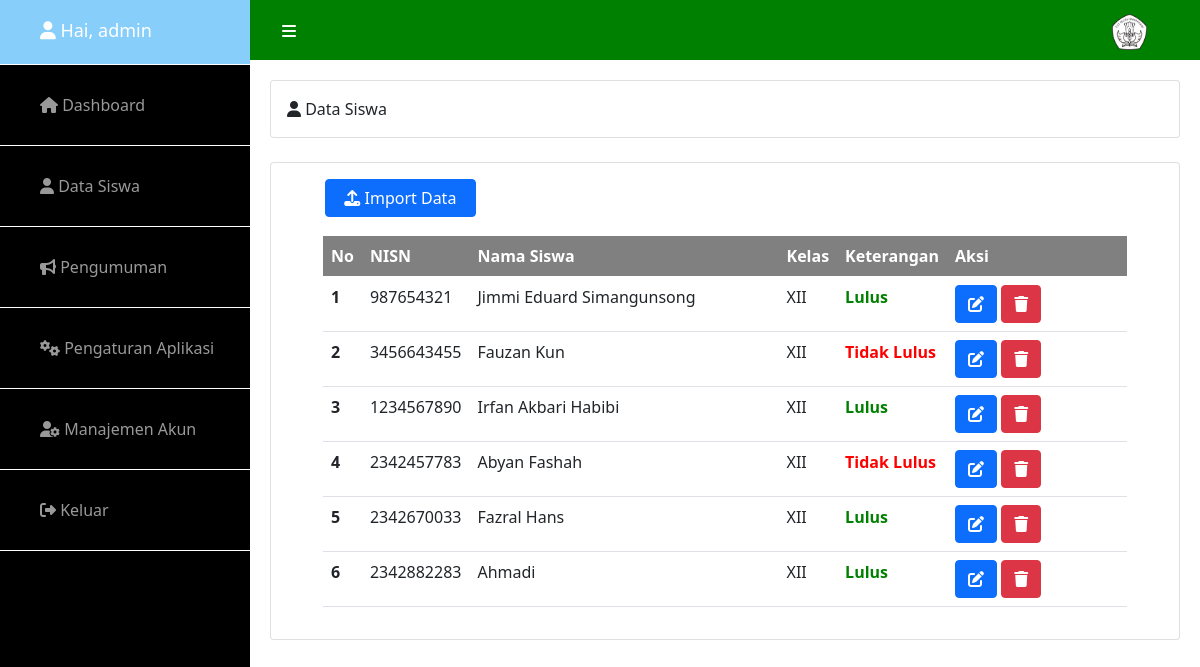
The page /admin/dashboard.php?hal=siswa (signed in) on the database its author committed.
### tables this page shows
CREATE TABLE `siswa` (
  `id` int(11) NOT NULL,
  `nisn` varchar(30) NOT NULL,
  `nama_siswa` varchar(255) NOT NULL,
  `kelas` varchar(10) NOT NULL,
  `keterangan` varchar(20) NOT NULL,
  `status` int(2) NOT NULL
);

### admin/menu/siswa/siswa.php (the view, shortened to what this page needs)
<div class="card">
    <div class="card-body">
        <i class="fas fa-user"></i> Data Siswa
    </div>
</div>
<br>
<div class="card">
    <div class="card-body">
        <div class="container-fluid">
            <div class="row">
                <button class="btn btn-primary btn-rounded" style="width: 4cm; margin-left:1cm; margin-bottom:0.5cm" data-bs-toggle="modal" data-bs-target="#tambahUser">
                    <i class="fas fa-upload"></i> Import Data
                </button>
                <div class="col-lg-12">
                    <section class="ftco-section">
                        <div class="container">
                            <div class="row">
                                <div class="col-md-12">
                                    <div class="table-wrap">
                                        <table class="table">
                                            <thead class="thead-primary" style="background: grey; color:white;">
                                                <tr>
                                                    <th>No</th>
                                                    <th>NISN</th>
                                                    <th style="width: 10cm;">Nama Siswa</th>
                                                    <th>Kelas</th>
                                                    <th>Keterangan</th>
                                                    <th style="width: 6cm;">Aksi</th>
                                                </tr>
                                            </thead>
                                            <tbody>
                                                <?php
                                                $query = mysqli_query($koneksi, "SELECT * FROM siswa ORDER BY id ASC");
                                                $no = 0;
                                                while ($data = mysqli_fetch_array($query)) {
                                                    $no++;
                                                ?>
                                                    <tr>
                                                        <th scope="row"><?= $no ?></th>
                                                        <td><?= $data['nisn'] ?></td>
                                                        <td><?= $data['nama_siswa'] ?></td>
                                                        <td><?= $data['kelas'] ?></td>
                                                            <?php if ($data['keterangan'] == 1) { ?>
                                                                <td style="color:green;font-weight:bold">Lulus</td>
                                                            <?php } else { ?>
                                                                <td style="color:red;font-weight:bold">Tidak Lulus</td>
                                                            <?php }
                                                            ?>
                                                        <td class="aks">
                                                            <button class="btn btn-primary btn-rounded" data-bs-toggle="modal" data-bs-target="#exampleModal<?= $no ?>">
                                                                <i class="fas fa-edit"></i>
                                                            </button>
                                                            <button class="btn btn-danger btn-rounded" data-bs-toggle="modal" data-bs-target="#deleteModal<?= $no ?>">
                                                                <i class="fas fa-trash"></i>
                                                            </button>
                                                        </td>
                                                    </tr>
                                                <?php
                                                }
                                                ?>
                                            </tbody>
                                        </table>
                                    </div>
                                </div>
                            </div>
                        </div>
                    </section>
                </div>
            </div>
        </div>
    </div>
</div>

### admin/dashboard.php (shortened to what this page needs)
<?php
include "../config/koneksi.php";
if (!isset( $_SESSION['username'])) {
    header('location:login.php');
} else {
    $user = $_SESSION['username'];
}
?>
<!DOCTYPE html>
<html lang="en">
<head>
    <link href="https://cdn.jsdelivr.net/npm/bootstrap@5.0.1/dist/css/bootstrap.min.css" rel="stylesheet">
    <link href="../assets/css/admin.css" rel="stylesheet">
</head>
<body>
    <div id="wrapper" class="">
    <nav class="navigasi navbar nav-fixed">
        <div class="container-fluid">
            <a href="#menu-toggle" id="menu-toggle"><i class="fas fa-bars"></i></a>
            <a class="navbar-brand" href="#">
                <img src="../assets/img/tutwuri.png" alt="" width="35" class="d-inline-block align-text-top">
            </a>
        </div>
    </nav>
        <div id="sidebar-wrapper">
            <ul class="sidebar-nav">
                <li class="sidebar-brand" style="padding-bottom: 15px;
    padding-top: 0px;">
                    <a href="#"><i class="fas fa-user"></i> Hai,
                        <?= $user;  ?>
                    </a>
                </li>
                <li>
                    <a href="?hal=home"><i class="fas fa-home"></i> Dashboard</a>
                </li>
                <li>
                    <a href="?hal=siswa"><i class="fas fa-user"></i> Data Siswa</a>
                </li>
                <li>
                    <a href="?hal=pengumuman"><i class="fas fa-bullhorn"></i> Pengumuman</a>
                </li>
                <li>
                    <a href="?hal=settings"><i class="fas fa-cogs"></i> Pengaturan Aplikasi</a>
                </li>
                <li>
                    <a href="?hal=user"><i class="fas fa-user-cog"></i> Manajemen Akun</a>
                </li>
                <li>
                    <a href="logout.php"><i class="fas fa-sign-out-alt"></i> Keluar</a>
                </li>
            </ul>
        </div>
        <div id="page-content-wrapper">
            <?php include "menu.php" ?>
        </div>
    </div>
</body>
</html>

### admin/menu.php (shortened to what this page needs)
<?php
   $halaman = array("home","siswa","user","pengumuman","settings");
   if(isset($_GET['hal'])) $hal = $_GET['hal'];
   else $hal = "home";
   foreach($halaman as $h){
      if($hal == $h){
         include "menu/$h/$h.php";
         break;
      }
   }

### assets/css/admin.css (style rules this page uses)
#wrapper { padding-left: 0; -webkit-transition: all 0.5s ease; -moz-transition: all 0.5s ease; -o-transition: all 0.5s ease; transition: all 0.5s ease; }
#sidebar-wrapper { z-index: 1000; position: fixed; left: 250px; top: 0; width: 0; height: 100%; margin-left: -250px; overflow-y: auto; background: #000; -webkit-transition: all 0.5s ease; -moz-transition: all 0.5s ease; -o-transition: all 0.5s ease; transition: all 0.5s ease; }
#page-content-wrapper { width: 100%; position: absolute; padding: 15px; }
.sidebar-nav { position: absolute; top: 0; width: 250px; margin: 0; padding: 0; list-style: none; }
.sidebar-nav li { text-indent: 20px; border-bottom: 1px solid white; line-height: 40px; padding-bottom: 20px; padding-top: 20px; }
.sidebar-nav li a { display: block; text-decoration: none; color: #999999; }
.sidebar-nav > .sidebar-brand { background: lightskyblue; height: 65px; font-size: 18px; line-height: 60px; }
.sidebar-nav > .sidebar-brand a { color: white; }
.navigasi { background: green; height: 60px; padding-left: 20px; padding-right: 25px; }
.navbar a { text-decoration: none; color: white; }
.btn { text-transform: none !important; }
@media (min-width:768px) { #wrapper { padding-left: 250px; } }
@media (min-width:768px) { #sidebar-wrapper { width: 250px; } }
@media (min-width:768px) { #page-content-wrapper { padding: 20px; position: relative; } }

### rows shown on the page
siswa: nisn "987654321", nama_siswa "Jimmi Eduard Simangunsong", kelas "XII", keterangan "Lulus"
siswa: nisn "3456643455", nama_siswa "Fauzan Kun", kelas "XII", keterangan "Tidak Lulus"
siswa: nisn "1234567890", nama_siswa "Irfan Akbari Habibi", kelas "XII", keterangan "Lulus"
siswa: nisn "2342457783", nama_siswa "Abyan Fashah", kelas "XII", keterangan "Tidak Lulus"
siswa: nisn "2342670033", nama_siswa "Fazral Hans", kelas "XII", keterangan "Lulus"
siswa: nisn "2342882283", nama_siswa "Ahmadi", kelas "XII", keterangan "Lulus"

### other values the page prints
$user "admin"
